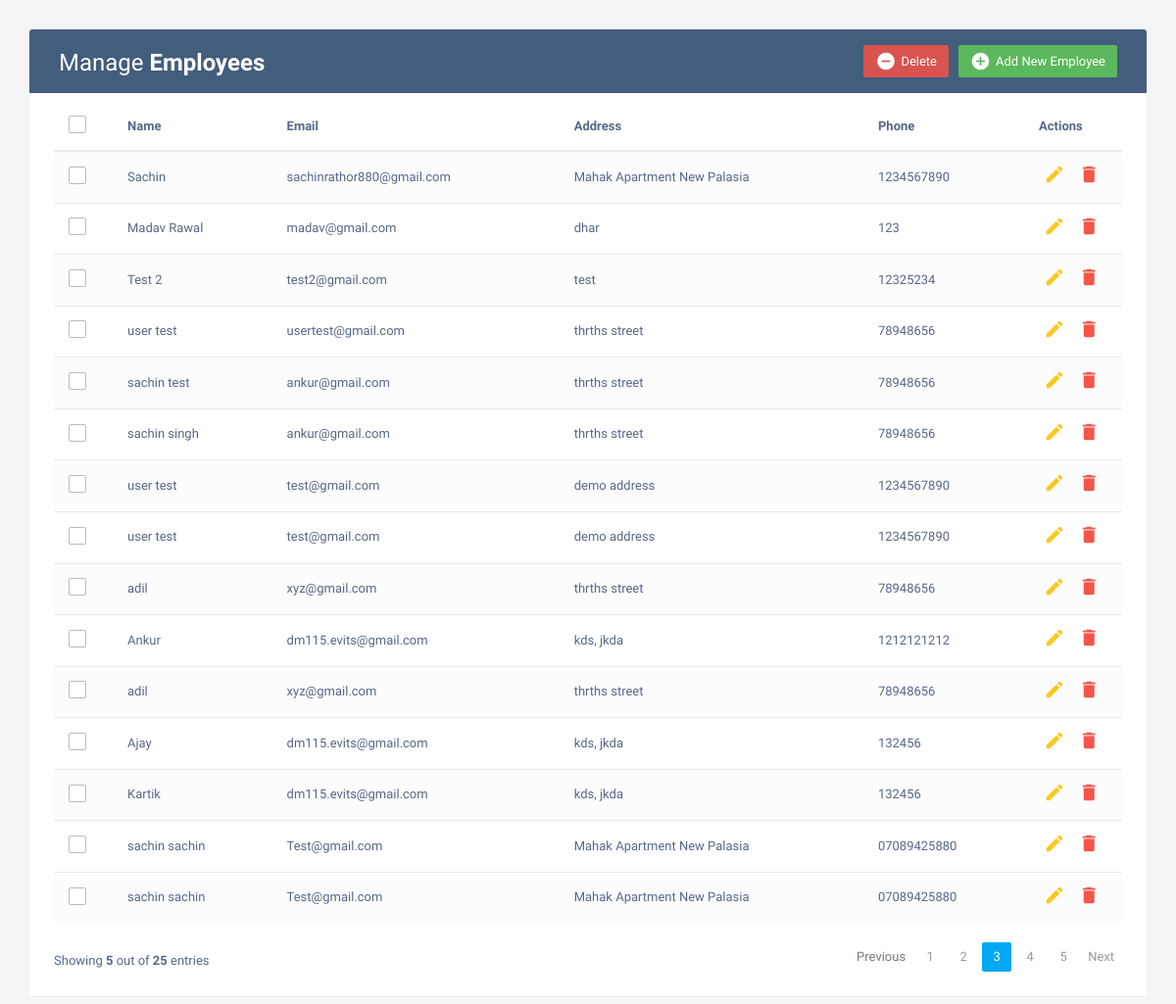
The page / on the database its author committed.
### app2/models.py (models this page shows, shortened)
class Employees(models.Model):
    name=models.CharField(max_length=30)
    email=models.EmailField(max_length=30)
    phone=models.TextField()
    address=models.TextField()

### app2/views.py (the view)
# urls.py: path('', views.Index, name='home'),
def Index(request):
    emp = Employees.objects.all()
    context={
        'emp': emp,
    }
    return render(request, 'index.html',context)

### templates/index.html (shortened to what this page needs)
<!DOCTYPE html>
<html lang="en">
<head>
<link rel="stylesheet" href="https://maxcdn.bootstrapcdn.com/font-awesome/4.7.0/css/font-awesome.min.css">
<link rel="stylesheet" href="https://maxcdn.bootstrapcdn.com/bootstrap/3.3.7/css/bootstrap.min.css">
{% load static %}
<link href="{% static 'css/index.css' %}" rel="stylesheet">
  <body>
    <div class="container">
        <div class="table-wrapper">
            <div class="table-title">
                <div class="row">
                    <div class="col-sm-6">
						<h2>Manage <b>Employees</b></h2>
					</div>
					<div class="col-sm-6">
						<a href="#addEmployeeModal" class="btn btn-success" data-toggle="modal"><i class="material-icons">&#xE147;</i> <span>Add New Employee</span></a>
						<a href="#deleteEmployeeModal" class="btn btn-danger" data-toggle="modal"><i class="material-icons">&#xE15C;</i> <span>Delete</span></a>
					</div>
                </div>
            </div>
            <table class="table table-striped table-hover">
                <thead>
                    <tr>
						<th>
							<span class="custom-checkbox">
								<label for="selectAll"></label>
							</span>
						</th>
                        <th>Name</th>
                        <th>Email</th>
						<th>Address</th>
                        <th>Phone</th>
                        <th>Actions</th>
                    </tr>
                </thead>
                <tbody>
					{% for i in emp %}
                    <tr>
						<td>
							<span class="custom-checkbox">
								<label for="checkbox1"></label>
							</span>
						</td>
                        <td>{{i.name}}</td>
                        <td>{{i.email}}</td>
						<td>{{i.address}}</td>
						<td>{{i.phone}}</td>
                        <td>
                            <a href="#editEmployeeModal-{{ forloop.counter }}" class="edit" data-toggle="modal"><i class="material-icons" data-toggle="tooltip" title="Edit">&#xE254;</i></a>
                            <a href="#deleteEmployeeModal-{{forloop.counter	}}" class="delete" data-toggle="modal"><i class="material-icons" data-toggle="tooltip" title="Delete">&#xE872;</i></a>
                        </td>
                    </tr>
					{% endfor %}
                </tbody>
            </table>
			<div class="clearfix">
                <div class="hint-text">Showing <b>5</b> out of <b>25</b> entries</div>
                <ul class="pagination">
                    <li class="page-item disabled"><a href="#">Previous</a></li>
                    <li class="page-item"><a href="#" class="page-link">1</a></li>
                    <li class="page-item"><a href="#" class="page-link">2</a></li>
                    <li class="page-item active"><a href="#" class="page-link">3</a></li>
                    <li class="page-item"><a href="#" class="page-link">4</a></li>
                    <li class="page-item"><a href="#" class="page-link">5</a></li>
                    <li class="page-item"><a href="#" class="page-link">Next</a></li>
                </ul>
            </div>
        </div>
    </div>
</body>
</html>

### static/css/index.css (style rules this page uses)
body { color: #566787; background: #f5f5f5; font-family: 'Varela Round', sans-serif; font-size: 13px; }
.table-wrapper { background: #fff; padding: 20px 25px; margin: 30px 0; border-radius: 3px; box-shadow: 0 1px 1px rgba(0,0,0,.05); }
.table-title { padding-bottom: 15px; background: #435d7d; color: #fff; padding: 16px 30px; margin: -20px -25px 10px; border-radius: 3px 3px 0 0; }
.table-title h2 { margin: 5px 0 0; font-size: 24px; }
.table-title .btn { color: #fff; float: right; font-size: 13px; border: none; min-width: 50px; border-radius: 2px; border: none; outline: none !important; margin-left: 10px; }
.table-title .btn i { float: left; font-size: 21px; margin-right: 5px; }
.table-title .btn span { float: left; margin-top: 2px; }
table.table tr th, table.table tr td { border-color: #e9e9e9; padding: 12px 15px; vertical-align: middle; }
table.table tr th:first-child { width: 60px; }
table.table tr th:last-child { width: 100px; }
table.table-striped tbody tr:nth-of-type(odd) { background-color: #fcfcfc; }
table.table td:last-child i { opacity: 0.9; font-size: 22px; margin: 0 5px; }
table.table td a { font-weight: bold; color: #566787; display: inline-block; text-decoration: none; outline: none !important; }
table.table td a.edit { color: #FFC107; }
table.table td a.delete { color: #F44336; }
table.table td i { font-size: 19px; }
.pagination { float: right; margin: 0 0 5px; }
.pagination li a { border: none; font-size: 13px; min-width: 30px; min-height: 30px; color: #999; margin: 0 2px; line-height: 30px; border-radius: 2px !important; text-align: center; padding: 0 6px; }
.pagination li.active a, .pagination li.active a.page-link { background: #03A9F4; }
.hint-text { float: left; margin-top: 10px; font-size: 13px; }
.custom-checkbox { position: relative; }
.custom-checkbox label:before { width: 18px; height: 18px; }
.custom-checkbox label:before { content: ''; margin-right: 10px; display: inline-block; vertical-align: text-top; background: white; border: 1px solid #bbb; border-radius: 2px; box-sizing: border-box; z-index: 2; }

### rows shown on the page
Employees: name "Sachin", email "sachinrathor880@gmail.com", address "Mahak Apartment New Palasia", phone "1234567890"
Employees: name "Madav Rawal", email "madav@gmail.com", address "dhar", phone "123"
Employees: name "Test 2", email "test2@gmail.com", address "test", phone "12325234"
Employees: name "user test", email "usertest@gmail.com", address "thrths street", phone "78948656"
Employees: name "sachin test", email "ankur@gmail.com", address "thrths street", phone "78948656"
Employees: name "sachin singh", email "ankur@gmail.com", address "thrths street", phone "78948656"
Employees: name "user test", email "test@gmail.com", address "demo address", phone "1234567890"
Employees: name "user test", email "test@gmail.com", address "demo address", phone "1234567890"
Employees: name "adil", email "xyz@gmail.com", address "thrths street", phone "78948656"
Employees: name "Ankur", email "dm115.evits@gmail.com", address "kds, jkda", phone "1212121212"
Employees: name "adil", email "xyz@gmail.com", address "thrths street", phone "78948656"
Employees: name "Ajay", email "dm115.evits@gmail.com", address "kds, jkda", phone "132456"
Employees: name "Kartik", email "dm115.evits@gmail.com", address "kds, jkda", phone "132456"
Employees: name "sachin sachin", email "Test@gmail.com", address "Mahak Apartment New Palasia", phone "07089425880"
Employees: name "sachin sachin", email "Test@gmail.com", address "Mahak Apartment New Palasia", phone "07089425880"
